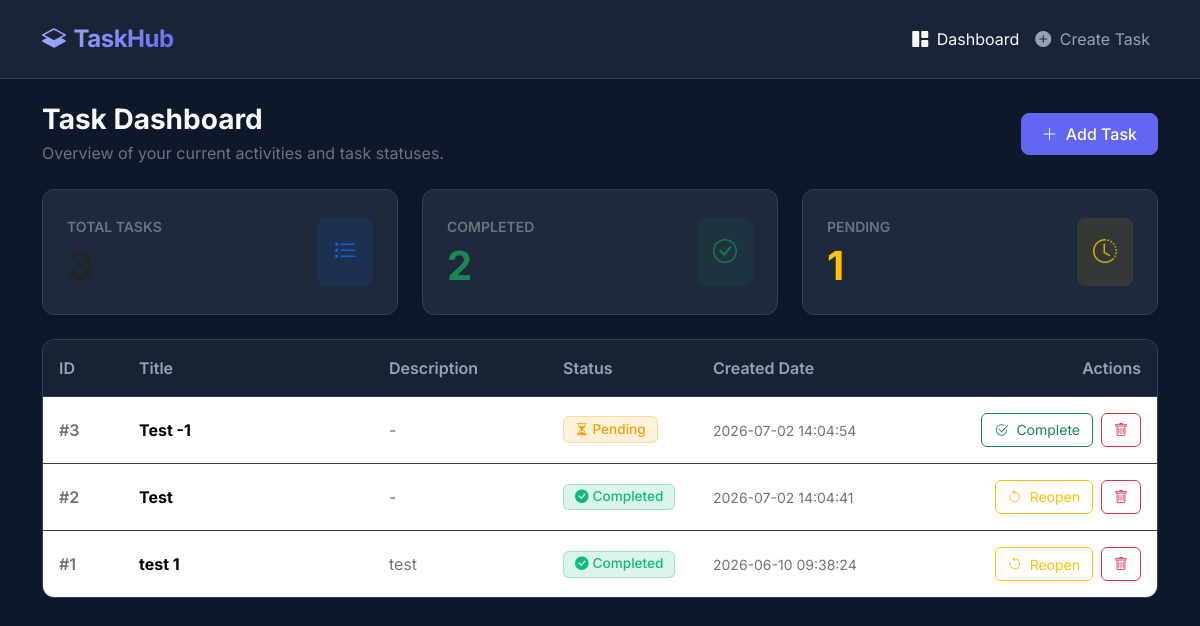
Before: / with the older database file.
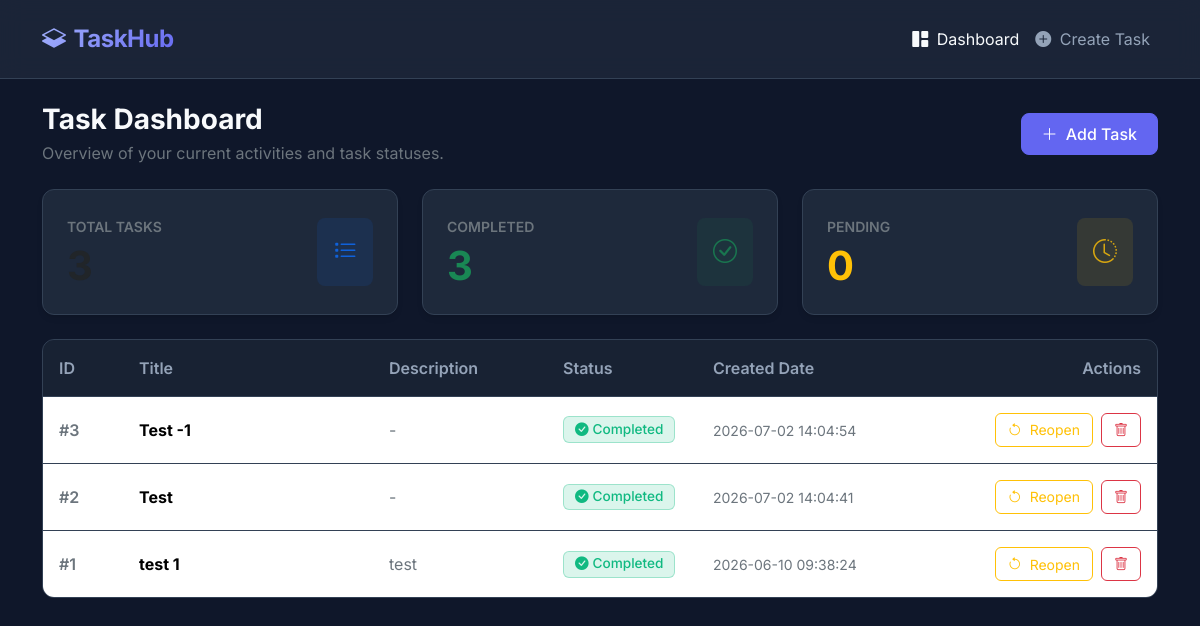
After: the same page with the newer database file.
### tables this page shows
CREATE TABLE tasks (
                id INTEGER PRIMARY KEY AUTOINCREMENT,
                title TEXT NOT NULL,
                description TEXT,
                status TEXT NOT NULL DEFAULT 'Pending',
                created_at TIMESTAMP DEFAULT CURRENT_TIMESTAMP
            );

### app.py (the view)
@app.route('/')
def index():
    tasks = get_all_tasks()
    stats = get_task_stats()
    return render_template('index.html', tasks=tasks, stats=stats)

### app.py (called while the page is built)
def get_db_connection():
    conn = sqlite3.connect(DB_PATH)
    conn.row_factory = sqlite3.Row
    return conn

def get_all_tasks():
    conn = get_db_connection()
    try:
        tasks = conn.execute('SELECT * FROM tasks ORDER BY created_at DESC').fetchall()
        return tasks
    except sqlite3.Error as e:
        app.logger.error(f"Error fetching tasks: {e}")
        return []
    finally:
        conn.close()

def get_task_stats():
    conn = get_db_connection()
    stats = {'total': 0, 'completed': 0, 'pending': 0}
    try:
        stats['total'] = conn.execute('SELECT COUNT(*) FROM tasks').fetchone()[0]
        stats['completed'] = conn.execute("SELECT COUNT(*) FROM tasks WHERE status = 'Completed'").fetchone()[0]
        stats['pending'] = conn.execute("SELECT COUNT(*) FROM tasks WHERE status = 'Pending'").fetchone()[0]
    except sqlite3.Error as e:
        app.logger.error(f"Error fetching task statistics: {e}")
    finally:
        conn.close()
    return stats

### templates/index.html (shortened to what this page needs)
<!DOCTYPE html>
<html lang="en">
<head>
    <link href="https://cdn.jsdelivr.net/npm/bootstrap@5.3.2/dist/css/bootstrap.min.css" rel="stylesheet">
    <link href="https://cdn.jsdelivr.net/npm/bootstrap-icons@1.11.2/font/bootstrap-icons.min.css" rel="stylesheet">
    <link href="{{ url_for('static', filename='style.css') }}" rel="stylesheet">
</head>
<body>
    <nav class="navbar navbar-expand-lg navbar-dark navbar-custom py-3">
        <div class="container">
            <a class="navbar-brand navbar-brand-custom fs-4" href="{{ url_for('index') }}">
                <i class="bi bi-layers-half me-2"></i>TaskHub
            </a>
            <div class="collapse navbar-collapse" id="navbarNav">
                <ul class="navbar-nav ms-auto">
                    <li class="nav-item">
                        <a class="nav-link nav-link-custom active" aria-current="page" href="{{ url_for('index') }}">
                            <i class="bi bi-grid-1x2-fill me-1"></i> Dashboard
                        </a>
                    </li>
                    <li class="nav-item">
                        <a class="nav-link nav-link-custom" href="{{ url_for('create') }}">
                            <i class="bi bi-plus-circle-fill me-1"></i> Create Task
                        </a>
                    </li>
                </ul>
            </div>
        </div>
    </nav>
    <div class="container mt-4 animate-fade-in">
        <div class="d-flex justify-content-between align-items-center mb-4">
            <div>
                <h1 class="h3 fw-bold mb-1">Task Dashboard</h1>
                <p class="text-secondary mb-0">Overview of your current activities and task statuses.</p>
            </div>
            <a href="{{ url_for('create') }}" class="btn btn-primary-custom">
                <i class="bi bi-plus-lg me-1"></i> Add Task
            </a>
        </div>
        <div class="row g-4 mb-4">
            <div class="col-12 col-md-4">
                <div class="card card-custom h-100">
                    <div class="card-body d-flex align-items-center justify-content-between p-4">
                        <div>
                            <span class="text-secondary text-uppercase fw-semibold small">Total Tasks</span>
                            <h2 class="display-6 fw-bold mt-1 mb-0">{{ stats.total }}</h2>
                        </div>
                        <div class="bg-primary bg-opacity-10 text-primary p-3 rounded-3">
                            <i class="bi bi-list-task stat-icon"></i>
                        </div>
                    </div>
                </div>
            </div>
            <div class="col-12 col-md-4">
                <div class="card card-custom h-100">
                    <div class="card-body d-flex align-items-center justify-content-between p-4">
                        <div>
                            <span class="text-secondary text-uppercase fw-semibold small">Completed</span>
                            <h2 class="display-6 fw-bold mt-1 mb-0 text-success">{{ stats.completed }}</h2>
                        </div>
                        <div class="bg-success bg-opacity-10 text-success p-3 rounded-3">
                            <i class="bi bi-check-circle stat-icon"></i>
                        </div>
                    </div>
                </div>
            </div>
            <div class="col-12 col-md-4">
                <div class="card card-custom h-100">
                    <div class="card-body d-flex align-items-center justify-content-between p-4">
                        <div>
                            <span class="text-secondary text-uppercase fw-semibold small">Pending</span>
                            <h2 class="display-6 fw-bold mt-1 mb-0 text-warning">{{ stats.pending }}</h2>
                        </div>
                        <div class="bg-warning bg-opacity-10 text-warning p-3 rounded-3">
                            <i class="bi bi-clock-history stat-icon"></i>
                        </div>
                    </div>
                </div>
            </div>
        </div>
        <div class="table-custom-wrapper">
            {% if tasks %}
                <table class="table table-custom table-hover">
                    <thead>
                        <tr>
                            <th scope="col" style="width: 80px;">ID</th>
                            <th scope="col" style="width: 250px;">Title</th>
                            <th scope="col">Description</th>
                            <th scope="col" style="width: 150px;">Status</th>
                            <th scope="col" style="width: 180px;">Created Date</th>
                            <th scope="col" style="width: 280px;" class="text-end">Actions</th>
                        </tr>
                    </thead>
                    <tbody>
                        {% for task in tasks %}
                            <tr>
                                <td><span class="text-secondary fw-semibold">#{{ task.id }}</span></td>
                                <td><span class="fw-bold">{{ task.title }}</span></td>
                                <td class="text-secondary text-truncate" style="max-width: 300px;" title="{{ task.description }}">
                                    {{ task.description if task.description else '-' }}
                                </td>
                                <td>
                                    {% if task.status == 'Completed' %}
                                        <span class="badge badge-completed">
                                            <i class="bi bi-check-circle-fill me-1"></i>Completed
                                        </span>
                                    {% else %}
                                        <span class="badge badge-pending">
                                            <i class="bi bi-hourglass-split me-1"></i>Pending
                                        </span>
                                    {% endif %}
                                </td>
                                <td>
                                    <span class="text-secondary small">{{ task.created_at }}</span>
                                </td>
                                <td class="text-end">
                                    <div class="d-flex justify-content-end gap-2">
                                        <form action="{{ url_for('update_status', task_id=task.id) }}" method="POST" class="d-inline">
                                            {% if task.status == 'Pending' %}
                                                <button type="submit" class="btn btn-outline-success btn-action-custom text-nowrap">
                                                    <i class="bi bi-check2-circle me-1"></i> Complete
                                                </button>
                                            {% else %}
                                                <button type="submit" class="btn btn-outline-warning btn-action-custom text-nowrap">
                                                    <i class="bi bi-arrow-counterclockwise me-1"></i> Reopen
                                                </button>
                                            {% endif %}
                                        </form>
                                        <form action="{{ url_for('delete', task_id=task.id) }}" method="POST" class="d-inline" onsubmit="return confirm('Are you sure you want to delete this task?');">
                                            <button type="submit" class="btn btn-outline-danger btn-action-custom">
                                                <i class="bi bi-trash"></i>
                                            </button>
                                        </form>
                                    </div>
                                </td>
                            </tr>
                        {% endfor %}
                    </tbody>
                </table>
            {% endif %}
        </div>
    </div>
</body>
</html>

### static/style.css (style rules this page uses)
:root { --bg-color: #0f172a; --card-bg: #1e293b; --border-color: #334155; --text-primary: #f8fafc; --text-secondary: #94a3b8; --accent-primary: #6366f1; --accent-hover: #4f46e5; --success-color: #10b981; --warning-color: #f59e0b; --danger-color: #ef4444; }
body { background-color: var(--bg-color); color: var(--text-primary); font-family: 'Inter', -apple-system, BlinkMacSystemFont, "Segoe UI", Roboto, sans-serif; min-height: 100vh; padding-bottom: 3rem; }
.navbar-custom { background-color: rgba(30, 41, 59, 0.8) !important; backdrop-filter: blur(12px); border-bottom: 1px solid var(--border-color); }
.navbar-brand-custom { font-weight: 700; letter-spacing: -0.5px; background: linear-gradient(135deg, #a5b4fc, #6366f1); -webkit-background-clip: text; -webkit-text-fill-color: transparent; }
.nav-link-custom { color: var(--text-secondary) !important; transition: color 0.2s ease; }
.nav-link-custom:hover, .nav-link-custom.active { color: var(--text-primary) !important; }
.card-custom { background-color: var(--card-bg); border: 1px solid var(--border-color); border-radius: 12px; box-shadow: 0 4px 6px -1px rgb(0 0 0 / 0.1), 0 2px 4px -2px rgb(0 0 0 / 0.1); transition: transform 0.2s ease, box-shadow 0.2s ease; }
.stat-icon { font-size: 1.5rem; opacity: 0.8; }
.table-custom-wrapper { background-color: var(--card-bg); border: 1px solid var(--border-color); border-radius: 12px; overflow: hidden; }
.table-custom { margin-bottom: 0; color: var(--text-primary) !important; }
.table-custom th { background-color: rgba(15, 23, 42, 0.4) !important; color: var(--text-secondary); font-weight: 600; border-bottom: 1px solid var(--border-color) !important; padding: 1rem; }
.table-custom td { border-bottom: 1px solid var(--border-color); padding: 1rem; vertical-align: middle; }
.table-custom tr:last-child td { border-bottom: none; }
.table-custom tbody tr { transition: background-color 0.2s ease; }
.badge-completed { background-color: rgba(16, 185, 129, 0.15) !important; color: var(--success-color) !important; border: 1px solid rgba(16, 185, 129, 0.3); padding: 0.4em 0.8em; font-weight: 500; border-radius: 6px; font-size: 0.85rem; }
.btn-primary-custom { background-color: var(--accent-primary); border-color: var(--accent-primary); color: #ffffff !important; font-weight: 500; border-radius: 8px; padding: 0.5rem 1.25rem; transition: background-color 0.2s ease, transform 0.1s ease; }
.btn-action-custom { padding: 0.35rem 0.75rem; font-size: 0.875rem; border-radius: 6px; transition: all 0.2s ease; }
.animate-fade-in { animation: fadeIn 0.4s ease-out forwards; }

Changed rows visible on the page:
changed tasks "Test -1": status "Pending Complete" → "Completed Reopen"
Other visible differences:
{{ stats.completed }}: "2" → "3"
{{ stats.pending }}: "1" → "0"
